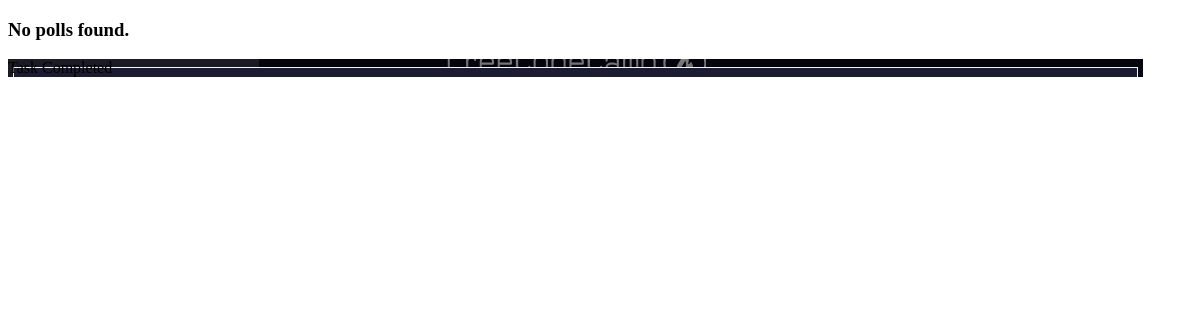
/polls/, run on an earlier commit of the app's database.
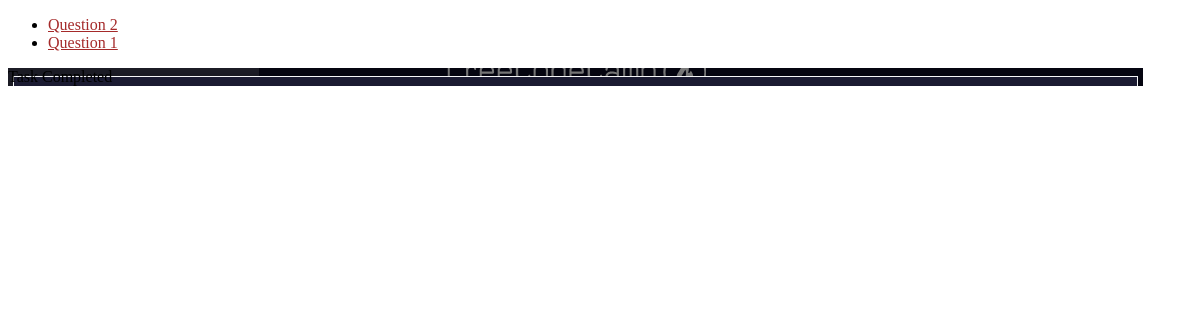
And on a later commit of the database.
### polls/models.py (models this page shows, shortened)
class Question(models.Model):
    question_text = models.TextField(max_length=200)
    publication_date = models.DateTimeField("date published")

### polls/views.py (the view)
# urls.py: path("", views.IndexView.as_view(), name="index"),
class IndexView(generic.ListView):
    template_name = 'polls/index.html'
    context_object_name = 'latest_question_list'
    def get_queryset(self):
        return Question.objects.filter(publication_date__lte=timezone.now()).order_by("-publication_date")[:5]

### polls/templates/polls/index.html (shortened to what this page needs)
{% load static %}
<!DOCTYPE html>
<html lang="en">
    <head>
        <link rel="stylesheet" type="text/css" href="{% static 'polls/style.css' %}">
</head>
<body>
    {% if latest_question_list %}
        <ul>
            {% for question in latest_question_list %}
            <li>
                <a href=" {% url  'polls:detail' question.id %}">
                    {{ question.question_text }}
                </a>
            </li>
            {% endfor %}
        </ul>
        {% else %}
        <h3> No polls found.</h3>
    {% endif %}
    <div  class="task">
        Task Completed
    </div>
</body>
</html>

### polls/static/polls/style.css (style rules this page uses)
li a { color: brown; }
.task { background: white url("images/20.png") no-repeat; }

What changed in the data, as far as the page shows it:
added Question: question_text "Question 2"
added Question: question_text "Question 1"
Also different on the page:
text no longer shown: "No polls found."
